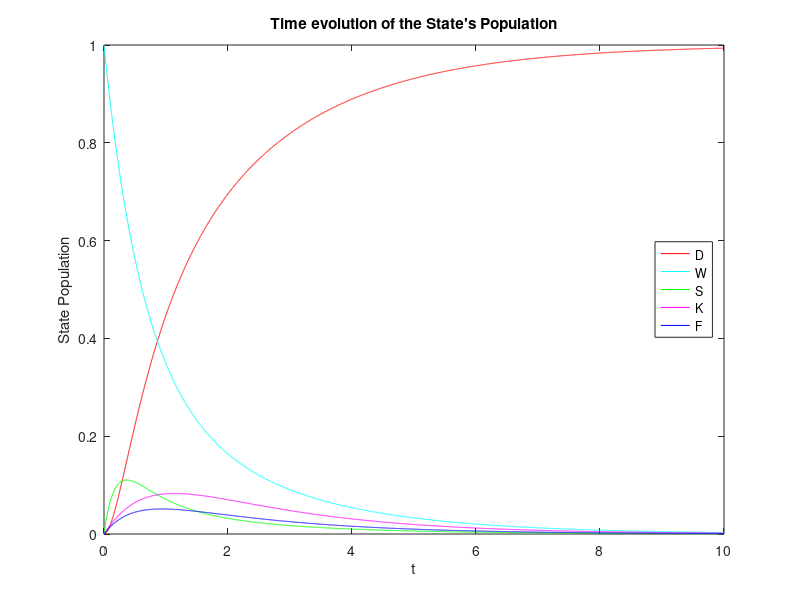
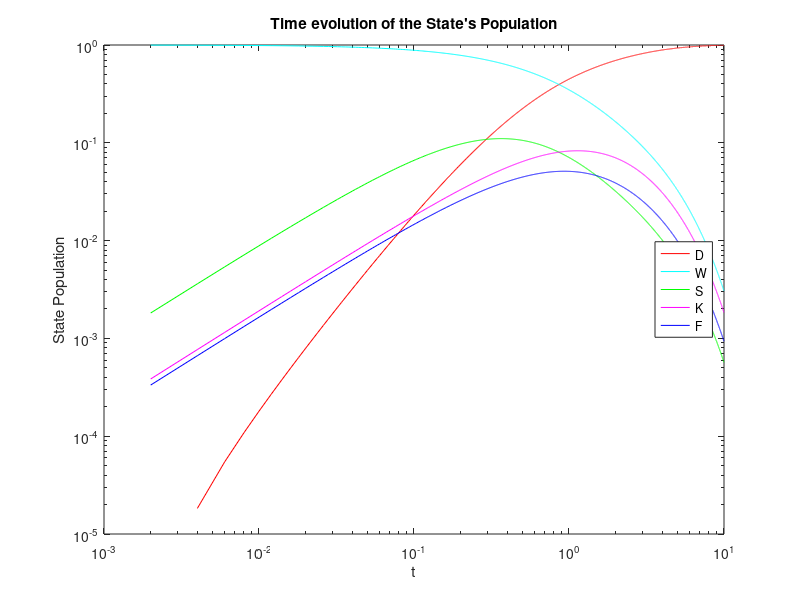
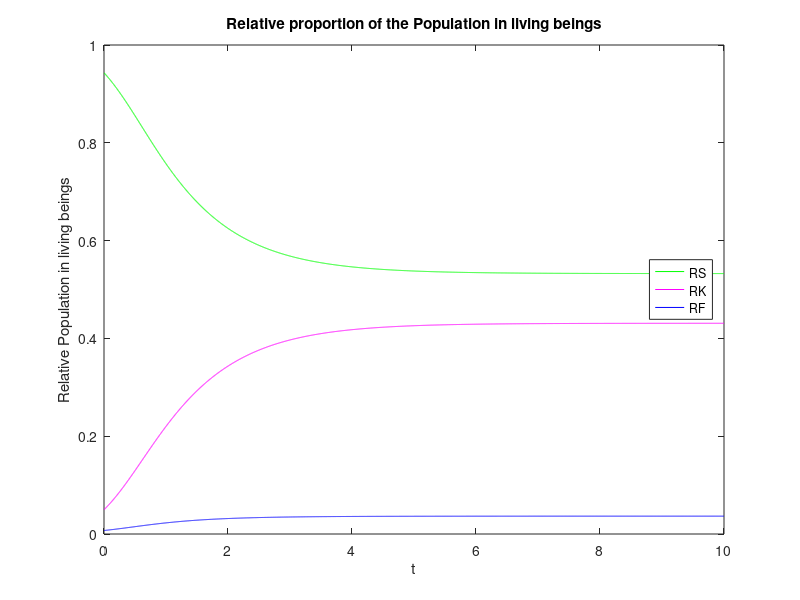

MATLAB code to generate these figures, in order: (Note: a time limit stopped this script after it produced the figures.)
clear all;

%number of steps
s = 5000;

% transition rates (in days^-1)
a = 1/1.1; % W -> S
b = 1/5.2; % W -> K
c = 1/6.0; % W -> F
d = 1/5.2; % S -> W
e = 1/4.1; % K -> W
f = 1/0.5; % F -> W
g = 1/6.0; % S -> K
h = 1/2.0; % K -> F
i = 5.0;   % S -> D
j = 1/10.0; % K -> D
k = 1/730; % F -> D

%transition rates vector
lambda = [a,b,c,d,e,f,g,h,i,j,k];

% dt
dt = (1/100)*1/(max(lambda));

% transition matrix
M = [1 0 i*dt j*dt k*dt; 
    0 1-((a + b + c)*dt) d*dt e*dt f*dt;
    0 a*dt 1-((d + g + i)*dt) 0 0;
    0 b*dt g*dt 1-((e + h + j)*dt) 0;
    0 c*dt 0 h*dt 1-((f + k)*dt)];

% population vector N = [D W S K F]
N = zeros(5,s);

% N(t = 0)
N(:,1) = [0 1 0 0 0];

% time evolution
for i = 2:s
    N(:,i) = M*N(:,i-1);
end

% evolution of each state
D = N(1,:);
W = N(2,:);
S = N(3,:);
K = N(4,:);
F = N(5,:);


% dt vector
DT = zeros(1,s);
for i = 1:s
    DT(i) = (i-1)*dt;
end

% plot of the evolution
plot(DT, D, 'r', DT, W, 'c', DT, S, 'g', DT, K, 'm', DT, F , 'b');
title("Time evolution of the State's Population");
xlabel('t');
ylabel('State Population');
legend({'D', 'W', 'S', 'K', 'F'}, 'Location', 'east');
fig1 = gcf;
exportgraphics(fig1, "population-evolution.png");

% plot of the evolution loglog
loglog(DT, D, 'r', DT, W, 'c', DT, S, 'g', DT, K, 'm', DT, F , 'b');
title("Time evolution of the State's Population");
xlabel('t');
ylabel('State Population');
legend({'D', 'W', 'S', 'K', 'F'}, 'Location', 'east');
fig5 = gcf;
exportgraphics(fig5, "population-evolution-loglog.png");

% total mass of fish, krill and seaweeds
M_F = 1;
M_S = 24*M_F;
M_K = 6*M_F;

% relative proportions of heavy metals in living seaweeds, krill and fish
for i = 1:length(S)
    RS(i) = M_S*S(i)/(M_S*S(i)+M_F*F(i)+M_K*K(i));
    RK(i) = M_K*K(i)/(M_S*S(i)+M_F*F(i)+M_K*K(i));
    RF(i) = M_F*F(i)/(M_S*S(i)+M_F*F(i)+M_K*K(i));
end

plot(DT, RS, 'g', DT, RK, 'm', DT, RF , 'b');
title("Relative proportion of the Population in living beings");
xlabel('t');
ylabel('Relative Population in living beings');
legend({'RS', 'RK', 'RF'}, 'Location', 'east');
fig2 = gcf;
exportgraphics(fig2, "relative-proportion.png");

% we now consider a leak of metal from a steel plant (state P) with a very small rate
s2 = 9125000;
w = 1/9125; % P -> W

% new transition rates vector
lambda2 = [a,b,c,d,e,f,g,h,i,j,k,w];

% dt
dt2 = (1/100)*1/(max(lambda2));

% transition matrix
M2 = [1 0 0 i*dt2 j*dt2 k*dt2;
    0 1-(w*dt2) 0 0 0 0;
    0 w*dt2 1-((a + b + c)*dt2) d*dt2 e*dt2 f*dt2;
    0 0 a*dt2 1-((d + g + i)*dt2) 0 0;
    0 0 b*dt2 g*dt2 1-((e + h + j)*dt2) 0;
    0 0 c*dt2 0 h*dt2 1-((f + k)*dt2)];

% population vector N = [D W S K F]
N2 = zeros(6,s2);

% N(t = 0)
N2(:,1) = [0 1 0 0 0 0];

% time evolution
for i = 2:s2
    N2(:,i) = M2*N2(:,i-1);
end

% evolution of each state
D2 = N2(1,:);
P2 = N2(2,:);
W2 = N2(3,:);
S2 = N2(4,:);
K2 = N2(5,:);
F2 = N2(6,:);

% dt vector
DT2 = zeros(1,s2);
for i = 1:s2
    DT2(i) = (i-1)*dt2;
end

% plot of the evolution
plot(DT2, D2, 'r', DT2, P2, 'k', DT2, W2, 'c', DT2, S2, 'g', DT2, K2, 'm', DT2, F2 , 'b');
title("Time evolution of the State's Population considering leak");
xlabel('t');
ylabel('State Population');
legend({'D', 'P', 'W', 'S', 'K', 'F'}, 'Location', 'east');
fig3 = gcf;
exportgraphics(fig3, "population-evolution-leak.png");

% plot of the evolution (log-log)
loglog(DT2, D2, 'r', DT2, P2, 'k', DT2, W2, 'c', DT2, S2, 'g', DT2, K2, 'm', DT2, F2 , 'b');
title("Time evolution of the State's Population considering leak log-log");
xlabel('t');
ylabel('State Population');
legend({'D', 'P', 'W', 'S', 'K', 'F'}, 'Location', 'east');
fig4 = gcf;
exportgraphics(fig4, "population-evolution-leak-loglog.png");

% calculation of M^n
Q = M(2:5, 2:5);
R = M(1, 2:5);
